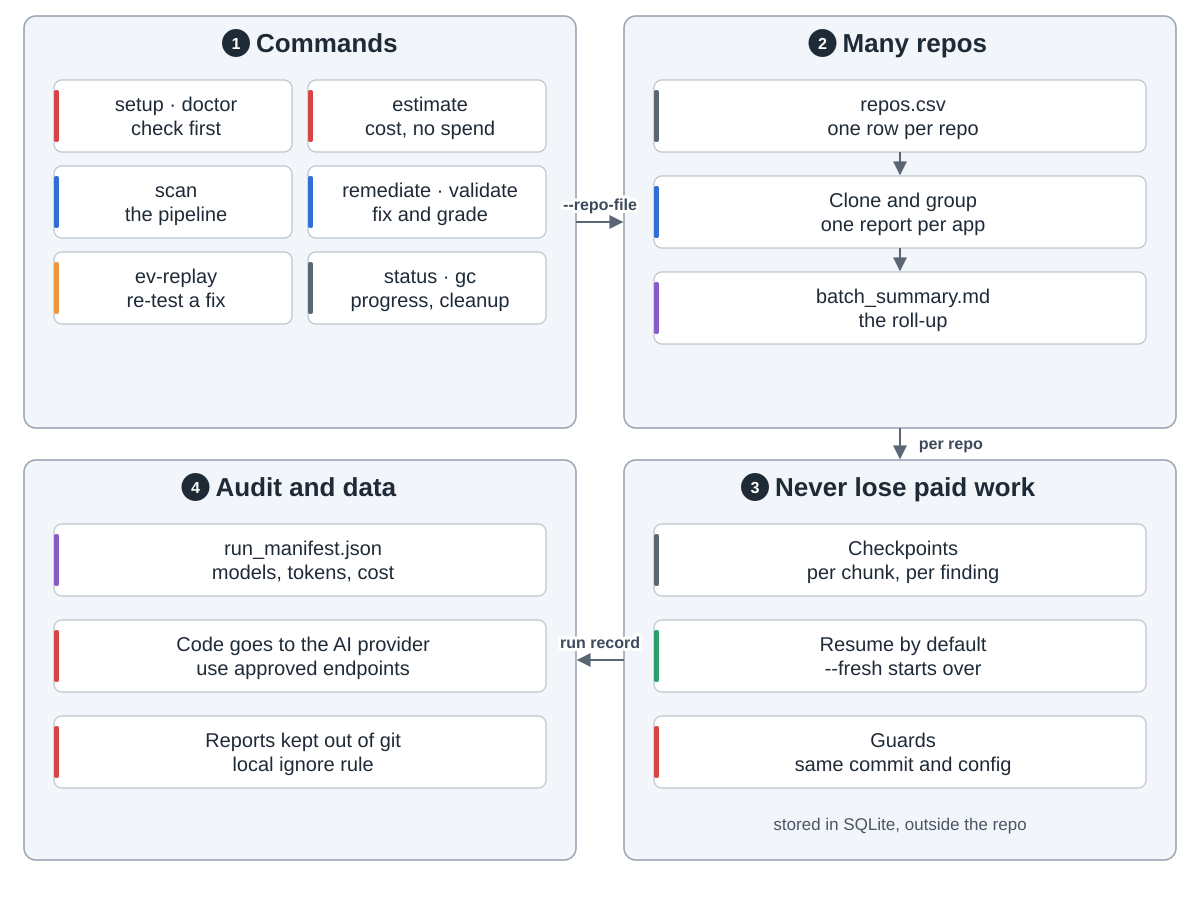

Source code (Python):
"""VVAH day to day: commands, batches, resume and audit.  Drawn from the community fork
maximalfocus/visa-vulnerability-agentic-harness (docs/features.md section 6, docs/repos-csv.md,
docs/design-rationale.md, docs/architecture.md, docs/security.md, commit 1c292e3).  Run: python3 run.py

Snake order: 1 commands (top left) -> 2 many repos (top right) -> 3 never lose paid work
(bottom right) -> 4 audit and data (bottom left)."""
import sys
from pathlib import Path

sys.path.insert(0, str(Path(__file__).resolve().parents[2] / "tools"))
from archdiagram import Diagram  # noqa: E402

L, R, W = 24, 624, 552
T1, H1 = 16, 412
T2, H2 = 460, 400


def col(x, top, cards, h=72, gap=24, arrows=True):
    """One column of wide cards, top to bottom, optionally joined by arrows."""
    for i, (lbl, kind) in enumerate(cards):
        y = top + 64 + i * (h + gap)
        d.card(x + 30, y, lbl, kind, w=492, h=h)
        if arrows and i:
            d.arrow(f"M{x + W / 2} {y - gap}V{y - 2}")


def grid(x, top, cards, h=80, gap=16, y0=64):
    """Two columns of cards, filled row by row."""
    for i, (lbl, kind) in enumerate(cards):
        d.card(x + 30 + (i % 2) * 254, top + y0 + (i // 2) * (h + gap), lbl, kind, w=238, h=h)


def handoffs(a, b, c, ya=T1 + 206, yc=T2 + 200):
    """Arrows between the four groups in snake order, with what each one carries."""
    if a:
        d.arrow(f"M{L + W} {ya}H{R - 2}", label=a, at=(600, ya - 12))
    if b:
        d.arrow(f"M{R + W / 2} {T1 + H1}V{T2 - 2}", label=b, at=(R + W / 2 + 14 + len(b) * 4.6, T1 + H1 + 21))
    if c:
        d.arrow(f"M{R} {yc}H{L + W + 2}", label=c, at=(600, yc - 12))

d = Diagram("VVAH day to day",
            "1 Commands: setup and doctor check readiness, estimate previews cost with no spend, scan runs the "
            "pipeline, remediate and validate fix and grade, ev-replay re-tests a fix, status and gc show progress "
            "and clean up. "
            "2 Many repos: a repos.csv with one row per repo; batch mode clones each one, can group repos by "
            "application for one report per app, and writes batch_summary.md. "
            "3 Never lose paid work: checkpoints per chunk and per finding in SQLite, outside the repo; an "
            "unfinished run continues by default and --fresh starts over; guards refuse when the commit or config "
            "changed. "
            "4 Audit and data: run_manifest.json records models, tokens and cost; prompts send code to the AI "
            "provider, so use approved endpoints; report folders get a local git-ignore rule so they are not "
            "committed by accident.")

d.group(L, T1, W, H1, "Commands", 1)
grid(L, T1, [("setup · doctor|check first", "review"), ("estimate|cost, no spend", "review"),
             ("scan|the pipeline", "coding"), ("remediate · validate|fix and grade", "coding"),
             ("ev-replay|re-test a fix", "critic"), ("status · gc|progress, cleanup", "data")],
     h=72, gap=14)

d.group(R, T1, W, H1, "Many repos", 2)
col(R, T1, [("repos.csv|one row per repo", "data"),
            ("Clone and group|one report per app", "coding"),
            ("batch_summary.md|the roll-up", "write")])

d.group(R, T2, W, H2, "Never lose paid work", 3)
col(R, T2, [("Checkpoints|per chunk, per finding", "data"),
            ("Resume by default|--fresh starts over", "plan"),
            ("Guards|same commit and config", "review")], arrows=False)
d.note(R + W / 2, T2 + 370, "stored in SQLite, outside the repo")

d.group(L, T2, W, H2, "Audit and data", 4)
col(L, T2, [("run_manifest.json|models, tokens, cost", "write"),
            ("Code goes to the AI provider|use approved endpoints", "review"),
            ("Reports kept out of git|local ignore rule", "review")], arrows=False)

handoffs("--repo-file", "per repo", "run record")
d.save(Path(__file__).with_name("run.svg"))
